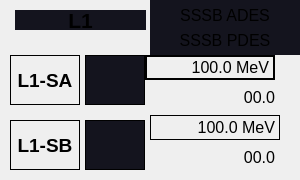
     <widget class="QFrame" name="area_L1">
      <property name="geometry">
       <rect>
        <x>15</x>
        <y>380</y>
        <width>300</width>
        <height>180</height>
       </rect>
      </property>
      <property name="styleSheet">
       <string notr="true">QFrame#area_L1 {
background-color: rgb(20, 20, 30);
border-radius: 5px;
}
QFrame#cont_L1SA {
background-color: rgb(20, 20, 30);
}
QFrame#cont_L1SB {
background-color: rgb(20, 20, 30);
}</string>
      </property>
      <property name="frameShape">
       <enum>QFrame::NoFrame</enum>
      </property>
      <widget class="QLabel" name="label_L1SA">
       <property name="geometry">
        <rect>
         <x>10</x>
         <y>55</y>
         <width>70</width>
         <height>50</height>
        </rect>
       </property>
       <property name="font">
        <font>
         <pointsize>14</pointsize>
         <weight>75</weight>
         <bold>true</bold>
        </font>
       </property>
       <property name="frameShape">
        <enum>QFrame::Box</enum>
       </property>
       <property name="text">
        <string>L1-SA</string>
       </property>
       <property name="alignment">
        <set>Qt::AlignCenter</set>
       </property>
      </widget>
      <widget class="QLabel" name="label_L1SB">
       <property name="geometry">
        <rect>
         <x>10</x>
         <y>120</y>
         <width>70</width>
         <height>50</height>
        </rect>
       </property>
       <property name="font">
        <font>
         <pointsize>14</pointsize>
         <weight>75</weight>
         <bold>true</bold>
        </font>
       </property>
       <property name="frameShape">
        <enum>QFrame::Box</enum>
       </property>
       <property name="text">
        <string>L1-SB</string>
       </property>
       <property name="alignment">
        <set>Qt::AlignCenter</set>
       </property>
      </widget>
      <widget class="QFrame" name="cont_L1SA">
       <property name="geometry">
        <rect>
         <x>85</x>
         <y>55</y>
         <width>60</width>
         <height>50</height>
        </rect>
       </property>
       <property name="styleSheet">
        <string notr="true">QFrame {
background-color: rgb(20, 20, 30);
}</string>
       </property>
       <property name="frameShape">
        <enum>QFrame::Box</enum>
       </property>
       <property name="frameShadow">
        <enum>QFrame::Plain</enum>
       </property>
      </widget>
      <widget class="QFrame" name="cont_L1SB">
       <property name="geometry">
        <rect>
         <x>85</x>
         <y>120</y>
         <width>60</width>
         <height>50</height>
        </rect>
       </property>
       <property name="styleSheet">
        <string notr="true">QFrame {
background-color: rgb(20, 20, 30);
}</string>
       </property>
       <property name="frameShape">
        <enum>QFrame::Box</enum>
       </property>
       <property name="frameShadow">
        <enum>QFrame::Plain</enum>
       </property>
      </widget>
      <widget class="PyDMLabel" name="pwr_gun_7">
       <property name="geometry">
        <rect>
         <x>145</x>
         <y>55</y>
         <width>130</width>
         <height>25</height>
        </rect>
       </property>
       <property name="maximumSize">
        <size>
         <width>130</width>
         <height>40</height>
        </size>
       </property>
       <property name="font">
        <font>
         <pointsize>12</pointsize>
        </font>
       </property>
       <property name="toolTip">
        <string/>
       </property>
       <property name="styleSheet">
        <string notr="true">PyDMLabel {
  border-radius: 2px;
}
PyDMLabel[alarmSensitiveBorder=&quot;true&quot;][alarmSeverity=&quot;0&quot;] {
  background-color: rgb(0,0,10);
  color: rgb(144,194,255);
}
PyDMLabel[alarmSensitiveBorder=&quot;true&quot;][alarmSeverity=&quot;1&quot;] {
  background-color: rgb(0,0,10);
  color: rgb(255,255,0);
}

PyDMLabel[alarmSensitiveBorder=&quot;true&quot;][alarmSeverity=&quot;2&quot;] {
  background-color: rgb(255,0,0);
  color: rgb(255,255,255);
}

PyDMLabel[alarmSensitiveBorder=&quot;true&quot;][alarmSeverity=&quot;3&quot;] {
  background-color: rgb(192,0,255);
  color: rgb(255,255,0);
}

PyDMLabel[alarmSensitiveBorder=&quot;true&quot;][alarmSeverity=&quot;4&quot;] {
  color: rgb(218,218,218);
  background-color: rgb(25,25,25);
}</string>
       </property>
       <property name="frameShape">
        <enum>QFrame::WinPanel</enum>
       </property>
       <property name="frameShadow">
        <enum>QFrame::Plain</enum>
       </property>
       <property name="text">
        <string>100.0 MeV</string>
       </property>
       <property name="alignment">
        <set>Qt::AlignRight|Qt::AlignTrailing|Qt::AlignVCenter</set>
       </property>
       <property name="margin">
        <number>3</number>
       </property>
       <property name="precision" stdset="0">
        <number>1</number>
       </property>
       <property name="showUnits" stdset="0">
        <bool>true</bool>
       </property>
       <property name="precisionFromPV" stdset="0">
        <bool>false</bool>
       </property>
       <property name="alarmSensitiveContent" stdset="0">
        <bool>false</bool>
       </property>
       <property name="alarmSensitiveBorder" stdset="0">
        <bool>true</bool>
       </property>
       <property name="PyDMToolTip" stdset="0">
        <string/>
       </property>
       <property name="channel" stdset="0">
        <string>KLYS:LI11:11:SSSB_ADES</string>
       </property>
       <property name="enableRichText" stdset="0">
        <bool>false</bool>
       </property>
      </widget>
      <widget class="PyDMLabel" name="phi_gun_7">
       <property name="geometry">
        <rect>
         <x>145</x>
         <y>85</y>
         <width>130</width>
         <height>25</height>
        </rect>
       </property>
       <property name="maximumSize">
        <size>
         <width>130</width>
         <height>40</height>
        </size>
       </property>
       <property name="font">
        <font>
         <pointsize>12</pointsize>
        </font>
       </property>
       <property name="toolTip">
        <string/>
       </property>
       <property name="styleSheet">
        <string notr="true">PyDMLabel {
  border-radius: 2px;
}
PyDMLabel[alarmSensitiveBorder=&quot;true&quot;][alarmSeverity=&quot;0&quot;] {
  background-color: rgb(0,0,10);
  color: rgb(144,194,255);
}
PyDMLabel[alarmSensitiveBorder=&quot;true&quot;][alarmSeverity=&quot;1&quot;] {
  background-color: rgb(0,0,10);
  color: rgb(255,255,0);
}

PyDMLabel[alarmSensitiveBorder=&quot;true&quot;][alarmSeverity=&quot;2&quot;] {
  background-color: rgb(255,0,0);
  color: rgb(255,255,255);
}

PyDMLabel[alarmSensitiveBorder=&quot;true&quot;][alarmSeverity=&quot;3&quot;] {
  background-color: rgb(192,0,255);
  color: rgb(255,255,0);
}

PyDMLabel[alarmSensitiveBorder=&quot;true&quot;][alarmSeverity=&quot;4&quot;] {
  color: rgb(218,218,218);
  background-color: rgb(25,25,25);
}</string>
       </property>
       <property name="text">
        <string>00.0</string>
       </property>
       <property name="alignment">
        <set>Qt::AlignRight|Qt::AlignTrailing|Qt::AlignVCenter</set>
       </property>
       <property name="margin">
        <number>3</number>
       </property>
       <property name="precision" stdset="0">
        <number>1</number>
       </property>
       <property name="showUnits" stdset="0">
        <bool>false</bool>
       </property>
       <property name="precisionFromPV" stdset="0">
        <bool>false</bool>
       </property>
       <property name="alarmSensitiveContent" stdset="0">
        <bool>true</bool>
       </property>
       <property name="alarmSensitiveBorder" stdset="0">
        <bool>true</bool>
       </property>
       <property name="PyDMToolTip" stdset="0">
        <string/>
       </property>
       <property name="channel" stdset="0">
        <string>KLYS:LI11:21:SSSB_PDES</string>
       </property>
       <property name="enableRichText" stdset="0">
        <bool>false</bool>
       </property>
      </widget>
      <widget class="PyDMLabel" name="pwr_gun_10">
       <property name="geometry">
        <rect>
         <x>150</x>
         <y>115</y>
         <width>130</width>
         <height>25</height>
        </rect>
       </property>
       <property name="maximumSize">
        <size>
         <width>130</width>
         <height>40</height>
        </size>
       </property>
       <property name="font">
        <font>
         <pointsize>12</pointsize>
        </font>
       </property>
       <property name="toolTip">
        <string/>
       </property>
       <property name="styleSheet">
        <string notr="true">PyDMLabel {
  border-radius: 2px;
}
PyDMLabel[alarmSensitiveBorder=&quot;true&quot;][alarmSeverity=&quot;0&quot;] {
  background-color: rgb(0,0,10);
  color: rgb(144,194,255);
}
PyDMLabel[alarmSensitiveBorder=&quot;true&quot;][alarmSeverity=&quot;1&quot;] {
  background-color: rgb(0,0,10);
  color: rgb(255,255,0);
}

PyDMLabel[alarmSensitiveBorder=&quot;true&quot;][alarmSeverity=&quot;2&quot;] {
  background-color: rgb(255,0,0);
  color: rgb(255,255,255);
}

PyDMLabel[alarmSensitiveBorder=&quot;true&quot;][alarmSeverity=&quot;3&quot;] {
  background-color: rgb(192,0,255);
  color: rgb(255,255,0);
}

PyDMLabel[alarmSensitiveBorder=&quot;true&quot;][alarmSeverity=&quot;4&quot;] {
  color: rgb(218,218,218);
  background-color: rgb(25,25,25);
}</string>
       </property>
       <property name="frameShape">
        <enum>QFrame::Box</enum>
       </property>
       <property name="frameShadow">
        <enum>QFrame::Plain</enum>
       </property>
       <property name="text">
        <string>100.0 MeV</string>
       </property>
       <property name="alignment">
        <set>Qt::AlignRight|Qt::AlignTrailing|Qt::AlignVCenter</set>
       </property>
       <property name="margin">
        <number>3</number>
       </property>
       <property name="precision" stdset="0">
        <number>1</number>
       </property>
       <property name="showUnits" stdset="0">
        <bool>true</bool>
       </property>
       <property name="precisionFromPV" stdset="0">
        <bool>false</bool>
       </property>
       <property name="alarmSensitiveContent" stdset="0">
        <bool>false</bool>
       </property>
       <property name="alarmSensitiveBorder" stdset="0">
        <bool>true</bool>
       </property>
       <property name="PyDMToolTip" stdset="0">
        <string/>
       </property>
       <property name="channel" stdset="0">
        <string>KLYS:LI11:21:SSSB_ADES</string>
       </property>
       <property name="enableRichText" stdset="0">
        <bool>false</bool>
       </property>
      </widget>
      <widget class="PyDMLabel" name="phi_gun_8">
       <property name="geometry">
        <rect>
         <x>145</x>
         <y>145</y>
         <width>130</width>
         <height>25</height>
        </rect>
       </property>
       <property name="maximumSize">
        <size>
         <width>130</width>
         <height>40</height>
        </size>
       </property>
       <property name="font">
        <font>
         <pointsize>12</pointsize>
        </font>
       </property>
       <property name="toolTip">
        <string/>
       </property>
       <property name="styleSheet">
        <string notr="true">PyDMLabel {
  border-radius: 2px;
}
PyDMLabel[alarmSensitiveBorder=&quot;true&quot;][alarmSeverity=&quot;0&quot;] {
  background-color: rgb(0,0,10);
  color: rgb(144,194,255);
}
PyDMLabel[alarmSensitiveBorder=&quot;true&quot;][alarmSeverity=&quot;1&quot;] {
  background-color: rgb(0,0,10);
  color: rgb(255,255,0);
}

PyDMLabel[alarmSensitiveBorder=&quot;true&quot;][alarmSeverity=&quot;2&quot;] {
  background-color: rgb(255,0,0);
  color: rgb(255,255,255);
}

PyDMLabel[alarmSensitiveBorder=&quot;true&quot;][alarmSeverity=&quot;3&quot;] {
  background-color: rgb(192,0,255);
  color: rgb(255,255,0);
}

PyDMLabel[alarmSensitiveBorder=&quot;true&quot;][alarmSeverity=&quot;4&quot;] {
  color: rgb(218,218,218);
  background-color: rgb(25,25,25);
}</string>
       </property>
       <property name="text">
        <string>00.0</string>
       </property>
       <property name="alignment">
        <set>Qt::AlignRight|Qt::AlignTrailing|Qt::AlignVCenter</set>
       </property>
       <property name="margin">
        <number>3</number>
       </property>
       <property name="precision" stdset="0">
        <number>1</number>
       </property>
       <property name="showUnits" stdset="0">
        <bool>false</bool>
       </property>
       <property name="precisionFromPV" stdset="0">
        <bool>false</bool>
       </property>
       <property name="alarmSensitiveContent" stdset="0">
        <bool>true</bool>
       </property>
       <property name="alarmSensitiveBorder" stdset="0">
        <bool>true</bool>
       </property>
       <property name="PyDMToolTip" stdset="0">
        <string/>
       </property>
       <property name="channel" stdset="0">
        <string>KLYS:LI11:21:SSSB_PDES</string>
       </property>
       <property name="enableRichText" stdset="0">
        <bool>false</bool>
       </property>
      </widget>
      <widget class="QLabel" name="label_43">
       <property name="geometry">
        <rect>
         <x>150</x>
         <y>25</y>
         <width>150</width>
         <height>30</height>
        </rect>
       </property>
       <property name="font">
        <font>
         <pointsize>12</pointsize>
         <italic>false</italic>
        </font>
       </property>
       <property name="styleSheet">
        <string notr="true">background-color: rgb(20, 20, 30);</string>
       </property>
       <property name="text">
        <string>SSSB PDES</string>
       </property>
       <property name="alignment">
        <set>Qt::AlignCenter</set>
       </property>
       <property name="wordWrap">
        <bool>true</bool>
       </property>
      </widget>
      <widget class="QLabel" name="label_44">
       <property name="geometry">
        <rect>
         <x>150</x>
         <y>0</y>
         <width>150</width>
         <height>30</height>
        </rect>
       </property>
       <property name="font">
        <font>
         <pointsize>12</pointsize>
         <italic>false</italic>
        </font>
       </property>
       <property name="styleSheet">
        <string notr="true">background-color: rgb(20, 20, 30);</string>
       </property>
       <property name="text">
        <string>SSSB ADES</string>
       </property>
       <property name="alignment">
        <set>Qt::AlignCenter</set>
       </property>
       <property name="wordWrap">
        <bool>true</bool>
       </property>
      </widget>
      <widget class="QLabel" name="title_injector_3">
       <property name="geometry">
        <rect>
         <x>15</x>
         <y>10</y>
         <width>131</width>
         <height>20</height>
        </rect>
       </property>
       <property name="maximumSize">
        <size>
         <width>16777215</width>
         <height>60</height>
        </size>
       </property>
       <property name="font">
        <font>
         <pointsize>16</pointsize>
         <weight>75</weight>
         <bold>true</bold>
        </font>
       </property>
       <property name="styleSheet">
        <string notr="true">background-color: rgb(20, 20, 30);
</string>
       </property>
       <property name="text">
        <string>L1</string>
       </property>
       <property name="alignment">
        <set>Qt::AlignCenter</set>
       </property>
      </widget>
     </widget>
